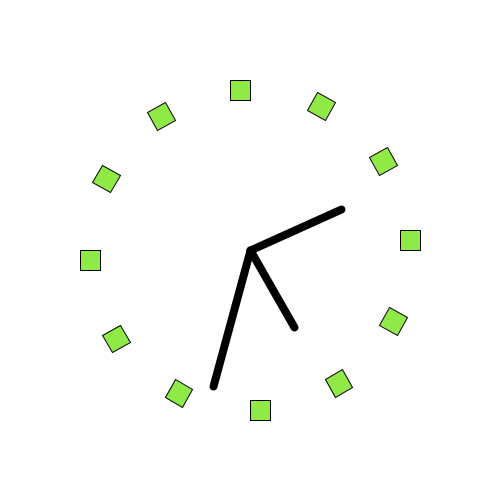
Frame 1 (no input)
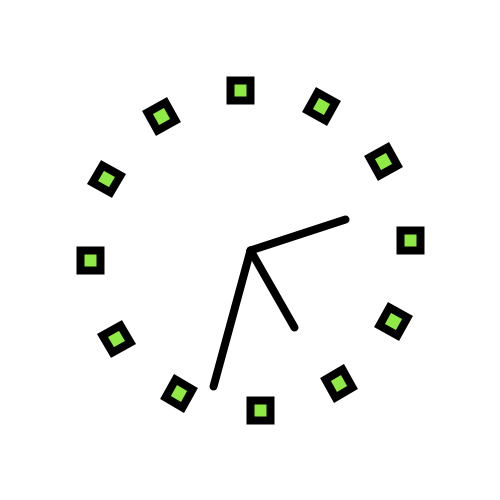
Frame 60 (the mouse pressed at the canvas centre just before this capture)
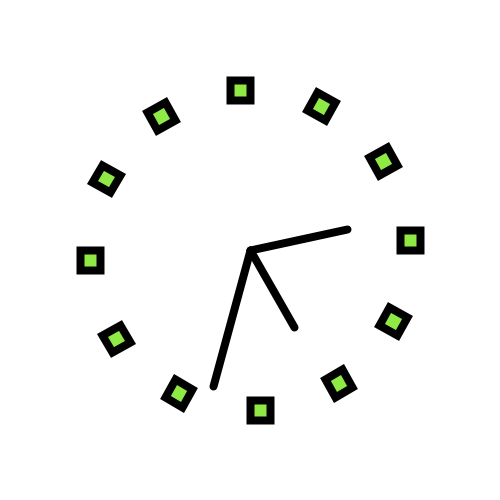
Frame 120 (the mouse held since frame 60 and released just before this capture)

The Processing sketch that drew these frames (run headless with seeded random() and noise(); from frame 60 on, the mouse is pressed at the canvas centre):

// Processing sketch: processing_119990
// ── processing_119990.pde

void setup()
{

size(500, 500);
}

void draw()
{
background(255);
translate(width/2, height/2); // In die Mitte springen

fill(143, 234, 69);


for (int i=0; i<360; i+=30) { // 360 Grad in 20° Schritten
pushMatrix();
rotate(radians(i)); // Um i rotieren
translate(0, 150); // Um Radius verschieben
rect(0, 0, 20, 20);
popMatrix();
}
pushMatrix();
 float sec = map(second(), 0, 60, 0, 360);
 rotate(radians(sec) );
 strokeWeight(8);
 line(0,0,100,0);
 popMatrix();

pushMatrix();
 float min = map(minute(), 0, 60, 0, 360);
 rotate(radians(min) );
  strokeWeight (8);
 line(0, 0, 100, 100);
 popMatrix();
 
pushMatrix();
 float stunde = map(hour(), 0, 12, 0, 360);
 rotate(radians(stunde));
  strokeWeight(8);
 line(0,0,90,0);
 popMatrix();

}
